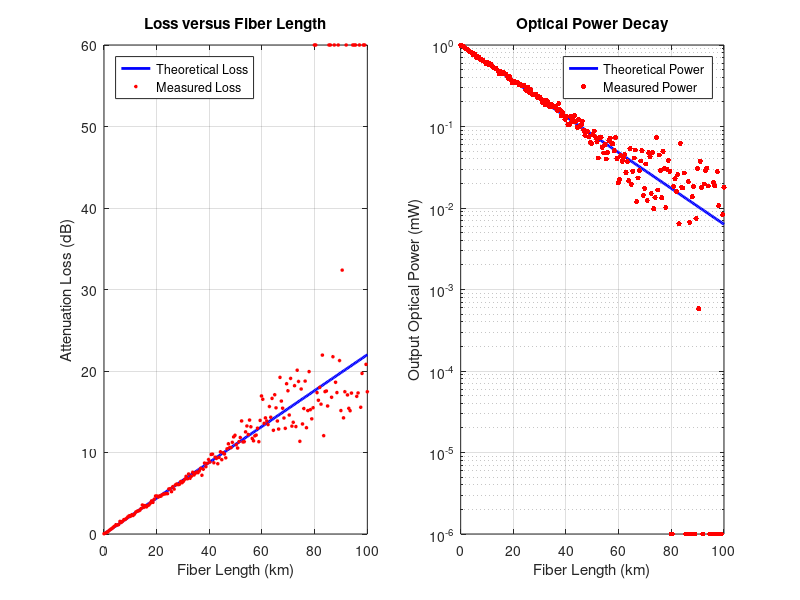

Source code (MATLAB):
clear; clc; close all;
P_in = 1.0;                  
wavelength = 1550;              
alpha_coefficient = 0.22;       
fiber_lengths = linspace(0,100,200); 
P_out_theoretical = P_in .* 10.^(-(alpha_coefficient .* fiber_lengths)./10);

rng(10);                      
noise = 0.015*randn(size(fiber_lengths));
P_measured = P_out_theoretical + noise;
P_measured(P_measured<=0) = 1e-6;

calculated_loss = 10*log10(P_in./P_measured);
calculated_alpha = NaN(size(fiber_lengths));
idx = fiber_lengths>0;
calculated_alpha(idx) = calculated_loss(idx)./fiber_lengths(idx);
mean_alpha = mean(calculated_alpha(fiber_lengths>=10),'omitnan');

fprintf('\n');
fprintf('=====================================================\n');
fprintf('     OPTICAL FIBER ATTENUATION MEASUREMENT\n');
fprintf('=====================================================\n');
fprintf('Operating Wavelength : %d nm\n',wavelength);
fprintf('Input Optical Power  : %.2f mW\n',P_in);
fprintf('Assumed Alpha        : %.2f dB/km\n',alpha_coefficient);
fprintf('Measured Mean Alpha  : %.3f dB/km\n',mean_alpha);
fprintf('=====================================================\n');

figure('Color','w','Position',[100 100 1000 450],'Name','Optical Fiber Attenuation Analysis');

subplot(1,2,1)
plot(fiber_lengths, alpha_coefficient*fiber_lengths, 'b', 'LineWidth',2)
hold on
plot(fiber_lengths, calculated_loss, 'ro', 'MarkerFaceColor','r', 'MarkerSize',2)
grid on; box on;
xlabel('Fiber Length (km)', 'FontSize',11)
ylabel('Attenuation Loss (dB)', 'FontSize',11)
title('Loss versus Fiber Length', 'FontWeight','bold')
legend('Theoretical Loss', 'Measured Loss', 'Location','northwest')

subplot(1,2,2)
semilogy(fiber_lengths, P_out_theoretical, 'b', 'LineWidth',2)
hold on
semilogy(fiber_lengths, P_measured, 'r.', 'MarkerSize',12)
grid on; box on;
xlabel('Fiber Length (km)', 'FontSize',11)
ylabel('Output Optical Power (mW)', 'FontSize',11)
title('Optical Power Decay', 'FontWeight','bold')
legend('Theoretical Power', 'Measured Power', 'Location','northeast')
